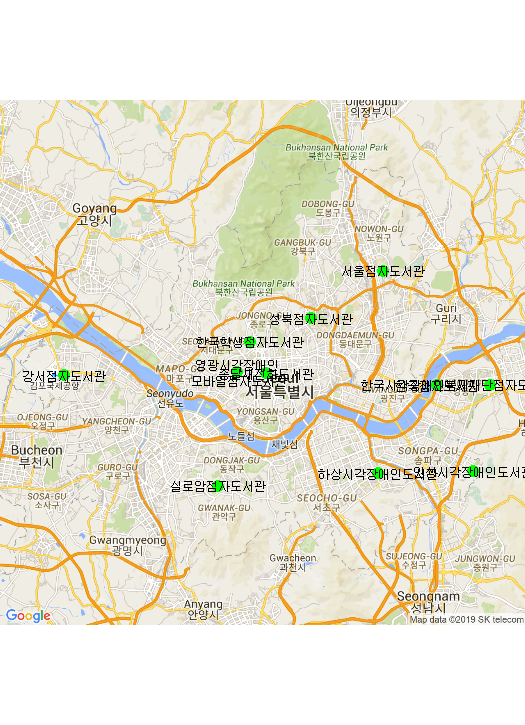

Reproduce this figure in R.
library(dplyr)
library(ggmap)
library(ggplot2)

register_google(key='AIzaSyD-nx_y7aBlJgfgVZRaIwMbnShQJsxpryY')

#geocode(enc2utf8('서울&language=ko'), source = 'google', output = 'latlona')
df <- read.csv("지역별장애인도서관정보.csv", stringsAsFactors=F)  


library_map <- qmap(location="seoul", zoom=11, maptype="roadmap")
#서울 우선 띄우기
library_map + geom_point(data = df, aes(x = LON, y = LAT), colour = 'green',
                       size = 4)+geom_text(data=df,               
                                           aes(x=LON,y=LAT),               
                                           size=3,               
                                           label=df$"도서관명") 
